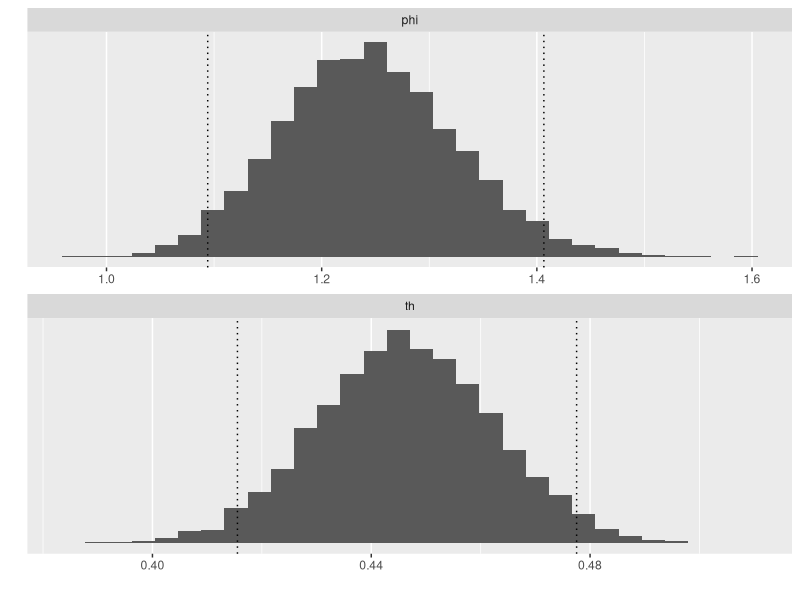

Here is the R script that generated this plot:
# Bayesian data analysis
# Aki Vehtari <Aki.Vehtari@aalto.fi>
# Markus Paasiniemi <Markus.Paasiniemi@aalto.fi>

# Simulate samples from Beta(438,544), draw a histogram with
# quantiles, and do the same for a transformed variable.

library(ggplot2)
library(tidyr)

# Sample from posterior Beta(438,544)
# Get all samples at once and store them in vector 'th'
a <- 438
b <- 544

th <- rbeta(10000, a, b)
# phi = (1-theta)/theta
phi <- (1 - th) / th

# merge the data into one data frame for plotting
df1 <- data.frame(phi,th) %>% gather()

# compute 2.5% and 97.5% quantile approximation using samples
quantiles <- c(0.025, 0.975)
thq <- quantile(th, quantiles)
phiq <- quantile(phi, quantiles)

# merge quantiles into one data frame for plotting
df2 <- data.frame(phi = phiq, th = thq) %>% gather()

# Histogram plots with 30 bins for theta and phi
ggplot() +
  geom_histogram(data = df1, aes(value), bins = 30) +
  geom_vline(data = df2, aes(xintercept = value), linetype = 'dotted') +
  facet_wrap(~key, ncol = 1, scales = 'free_x')  +
  labs(x = '', y = '') +
  scale_y_continuous(breaks = NULL)
